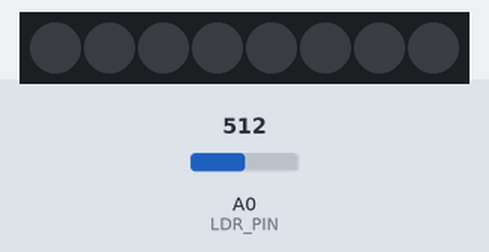
Bench run of a sketch on a simulated Arduino Uno, built with avr-gcc and run on an emulated ATmega328P. On the bench: 8 RGB LEDs in strip order, left to right. Inputs (shaded band) come from the test bench; at power-on: A0 (LDR_PIN) = 512. Dim RGB values are drawn brighter than linear; what the sketch prints to the serial monitor is not drawn.

Above: at 1.2 s.
1.3 s: A0 (LDR_PIN) set to 306
At 2.4 s:
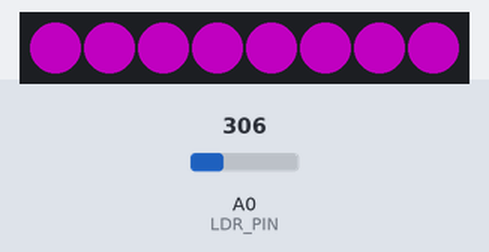
2.8 s: A0 (LDR_PIN) set to 140
At 4.0 s:
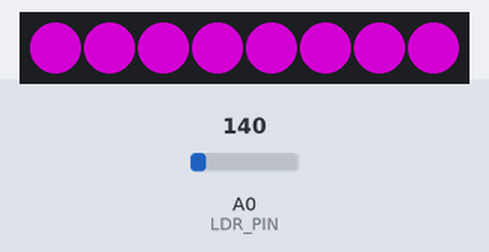
4.3 s: A0 (LDR_PIN) set to 30
At 4.8 s:
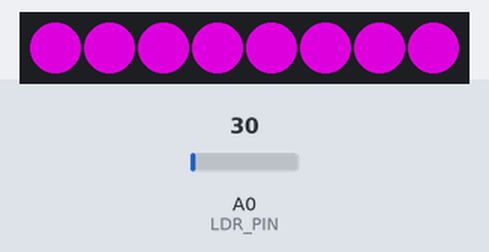
5.8 s: A0 (LDR_PIN) set to 122
At 6.5 s:
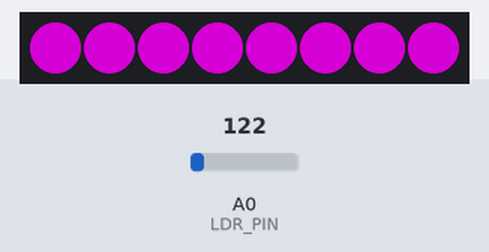
7.3 s: A0 (LDR_PIN) set to 510
At 8.3 s:
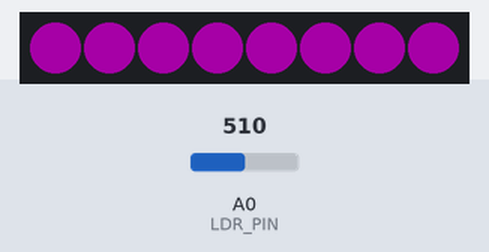
8.8 s: A0 (LDR_PIN) set to 529
At 10.1 s:
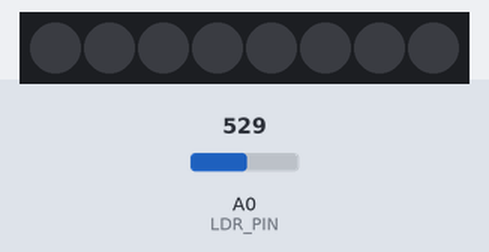
Timing chart, 0 to 11.3 s (numbered marks = the images above; inputs shaded):
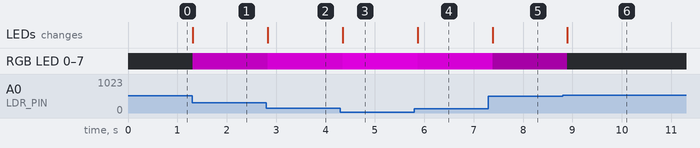

Measured:
- the behaviour switches between 520 and 521 on A0 (LDR_PIN) (found by bisection; images 5 and 6)
- after the input at 1.3 s, RGB LED 0–7: off → RGB(84, 0, 84) at once; the LEDs: change at once (image 1)
- after the input at 2.8 s, RGB LED 0–7: RGB(84, 0, 84) → RGB(126, 0, 126) at once; the LEDs: change at once (image 2)
- after the input at 4.3 s, RGB LED 0–7: RGB(126, 0, 126) → RGB(150, 0, 150) after 0.05 s
- after the input at 5.8 s, RGB LED 0–7: RGB(150, 0, 150) → RGB(131, 0, 131) after 0.07 s
- after the input at 7.3 s, RGB LED 0–7: RGB(131, 0, 131) → RGB(40, 0, 40) after 0.08 s; the LEDs: change after 0.08 s (image 5)
- after the input at 8.8 s, RGB LED 0–7: RGB(40, 0, 40) → off after 0.10 s; the LEDs: change after 0.10 s (image 6)

The sketch:

LDR_PlantLight.ino
```cpp
/*
 * 光敏电阻 + WS2812B 8位全彩模块 —— 植物灯演示
 *
 * 接线：
 *   光敏模块 VCC -> 5V     GND -> GND     AO -> A0
 *   WS2812B   VCC -> 5V     GND -> GND     DIN -> D6   (DOUT 悬空)
 *
 * 演示逻辑：
 *   环境暗（读数低于阈值）-> 8 颗灯珠发出红+蓝混合的"植物光"，越暗灯越亮
 *   环境亮                  -> 全部熄灭
 *
 * 依赖库：Adafruit NeoPixel
 *   安装：Arduino IDE -> 工具 -> 管理库 -> 搜索 "Adafruit NeoPixel" -> 安装
 */

#include <Adafruit_NeoPixel.h>

#define LDR_PIN   A0
#define DIN_PIN   6
#define NUMPIXELS 8

const int THRESHOLD  = 500;   // 暗/亮阈值：用串口监视器观察读数后校准
const int HYSTERESIS = 20;    // 回差：防止临界亮度时闪烁
const int MIN_BRIGHT = 40;    // 补光亮度下限
const int MAX_BRIGHT = 150;   // 补光亮度上限（8颗全亮电流大，勿设太高）

Adafruit_NeoPixel strip(NUMPIXELS, DIN_PIN, NEO_GRB + NEO_KHZ800);
bool lightOn = false;

void setup() {
  Serial.begin(9600);
  strip.begin();
  strip.clear();
  strip.show();
  Serial.println(F("植物灯演示启动"));
}

void loop() {
  int light = analogRead(LDR_PIN);   // 0~1023，越暗读数越小

  // 带回差的开关判断，避免抖动
  if (light < THRESHOLD - HYSTERESIS) {
    lightOn = true;
  } else if (light > THRESHOLD + HYSTERESIS) {
    lightOn = false;
  }

  if (lightOn) {
    // 读数越小(越暗) -> 灯越亮
    int b = map(light, THRESHOLD - HYSTERESIS, 50, MIN_BRIGHT, MAX_BRIGHT);
    b = constrain(b, MIN_BRIGHT, MAX_BRIGHT);
    strip.setBrightness(b);

    for (int i = 0; i < NUMPIXELS; i++) {
      strip.setPixelColor(i, strip.Color(255, 0, 255)); // 红+蓝 = 植物光(紫红)
    }
  } else {
    strip.clear();   // 环境亮 -> 全部熄灭
  }
  strip.show();

  Serial.print(F("光照: "));
  Serial.print(light);
  Serial.print(F("   状态: "));
  Serial.println(lightOn ? F("开(植物光)") : F("关"));

  delay(100);
}
```
